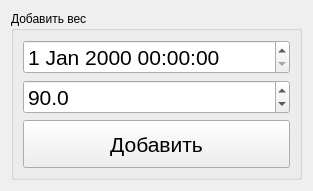
<?xml version="1.0" encoding="UTF-8"?>
<ui version="4.0">
 <class>AddWidget</class>
 <widget class="QWidget" name="AddWidget">
  <property name="geometry">
   <rect>
    <x>0</x>
    <y>0</y>
    <width>313</width>
    <height>171</height>
   </rect>
  </property>
  <property name="windowTitle">
   <string>Добавление веса</string>
  </property>
  <property name="windowIcon">
   <iconset resource="resources.qrc">
    <normaloff>:/main/plus.png</normaloff>:/main/plus.png</iconset>
  </property>
  <layout class="QVBoxLayout" name="verticalLayout">
   <item>
    <widget class="QGroupBox" name="addMassGroupBox">
     <property name="title">
      <string>Добавить вес</string>
     </property>
     <layout class="QVBoxLayout" name="verticalLayout_2">
      <item>
       <widget class="QDateTimeEdit" name="dateTimeEdit">
        <property name="font">
         <font>
          <family>Arial</family>
          <pointsize>16</pointsize>
         </font>
        </property>
       </widget>
      </item>
      <item>
       <widget class="QDoubleSpinBox" name="massDoubleSpinBox">
        <property name="font">
         <font>
          <family>Arial</family>
          <pointsize>16</pointsize>
         </font>
        </property>
        <property name="decimals">
         <number>1</number>
        </property>
        <property name="minimum">
         <double>60.000000000000000</double>
        </property>
        <property name="maximum">
         <double>200.000000000000000</double>
        </property>
        <property name="singleStep">
         <double>0.100000000000000</double>
        </property>
        <property name="value">
         <double>90.000000000000000</double>
        </property>
       </widget>
      </item>
      <item>
       <widget class="QPushButton" name="addMassPushButton">
        <property name="minimumSize">
         <size>
          <width>48</width>
          <height>48</height>
         </size>
        </property>
        <property name="font">
         <font>
          <family>Arial</family>
          <pointsize>16</pointsize>
         </font>
        </property>
        <property name="text">
         <string>Добавить</string>
        </property>
        <property name="icon">
         <iconset resource="resources.qrc">
          <normaloff>:/main/plus.png</normaloff>:/main/plus.png</iconset>
        </property>
        <property name="iconSize">
         <size>
          <width>36</width>
          <height>36</height>
         </size>
        </property>
       </widget>
      </item>
     </layout>
    </widget>
   </item>
  </layout>
 </widget>
 <resources>
  <include location="resources.qrc"/>
 </resources>
 <connections/>
</ui>
